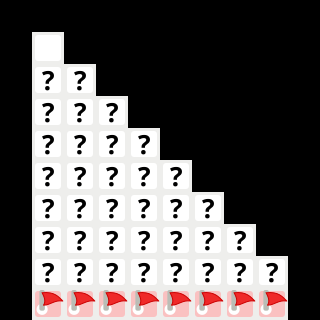

This game map was drawn from its Tiled (.tmx) file and the tilesets committed beside it. A one-line description and the full map source follow:
An orthogonal 10x10 tile map with 32x32 px tiles, 1 tile layer (Calque de Tuiles 1).

<map version="1.5" tiledversion="1.7.0" orientation="orthogonal" renderorder="right-down" width="10" height="10" tilewidth="32" tileheight="32" infinite="0" nextlayerid="4" nextobjectid="2">
 <editorsettings>
  <export target="lvl7.csv" format="csv" />
 </editorsettings>
 <tileset firstgid="1" source="vbot_tilemap.tsx" />
 <layer id="1" name="Calque de Tuiles 1" width="10" height="10">
  <data encoding="csv">
4,4,4,4,4,4,4,4,4,4,
4,1,4,4,4,4,4,4,4,4,
4,5,5,4,4,4,4,4,4,4,
4,5,5,5,4,4,4,4,4,4,
4,5,5,5,5,4,4,4,4,4,
4,5,5,5,5,5,4,4,4,4,
4,5,5,5,5,5,5,4,4,4,
4,5,5,5,5,5,5,5,4,4,
4,5,5,5,5,5,5,5,5,4,
4,2,2,2,2,2,2,2,2,4
</data>
 </layer>
</map>
